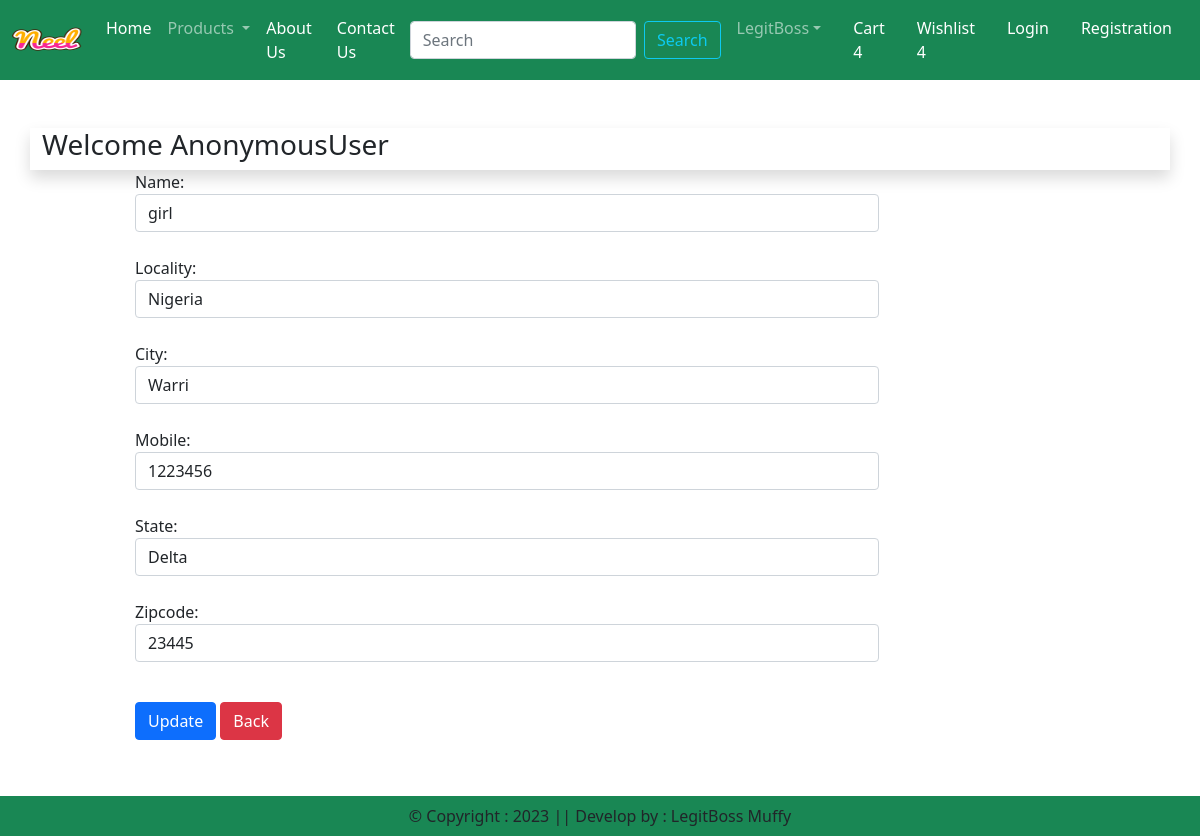
Screenshot of /updateAddress/1 with the database file from the repository.
### app/models.py (models this page shows, shortened)
class Customer(models.Model):
    user = models.ForeignKey(User, on_delete=models.CASCADE)
    name = models.CharField(max_length=200)
    locality = models.CharField(max_length=200)
    city = models.CharField(max_length=200)
    mobile = models.IntegerField(default=0)
    zipcode = models.IntegerField()
    state = models.CharField(max_length=100, choices=STATE_CHOICES)

### app/views.py (the view, shortened to what this page needs)
# urls.py: path('updateAddress/<int:pk>', views.updateAddress.as_view(), name='updateAddress'),
class updateAddress(View):
    def get(self, request, pk):
        add = Customer.objects.get(pk=pk)
        form = CustomerProfileForm(instance=add)
        return render(request, 'app/updateAddress.html', locals())

### app/forms.py
class CustomerProfileForm(forms.ModelForm):
    class Meta:
        model = Customer
        fields = ('name', 'locality', 'city', 'mobile', 'state', 'zipcode')
        widgets = {
            'name': forms.TextInput(attrs={'class':'form-control'}),
            'locality': forms.TextInput(attrs={'class':'form-control'}),
            'city': forms.TextInput(attrs={'class':'form-control'}),
            'mobile': forms.NumberInput(attrs={'class':'form-control'}),
            'state': forms.Select(attrs={'class':'form-control'}),
            'zipcode': forms.NumberInput(attrs={'class':'form-control'}),
        }

### app/templates/app/updateAddress.html (shortened to what this page needs)
{% extends 'app/base.html' %}
{% load static %}
{% block main-content %}
    <div class="container my-5">
        <div class="row shadow">
            <h3>Welcome <span class="text-capitalize">{{request.user}}</span></h3>
        </div>
        <div class="col-sm-8 offset-sm-1">
            <form action="" method="post">
                {% for fm in form %}
                    {{fm.label_tag}} {{fm}} <small class="text-danger">{{fm.errors|striptags}}</small>
                    <br>
                {% endfor %}
                <div class="col-12 mt-3">
                    <input type="submit" class="btn btn-primary" value="Update">
                    <a href="{% url 'address' %}" type="button" class="btn btn-danger">Back</a>
                     <br>
                </div>
                <br>
            </form>
            <br>
        </div>
    </div>
{% endblock main-content %}

### rows the page displays
Customer: form "girl" "Nigeria" "Warri" "1223456" "Delta" "23445"

### other values shown
{{ request.user }} "AnonymousUser"
{{ fm.label_tag }} "Name:" "Locality:" "City:" "Mobile:" "State:" "Zipcode:"
